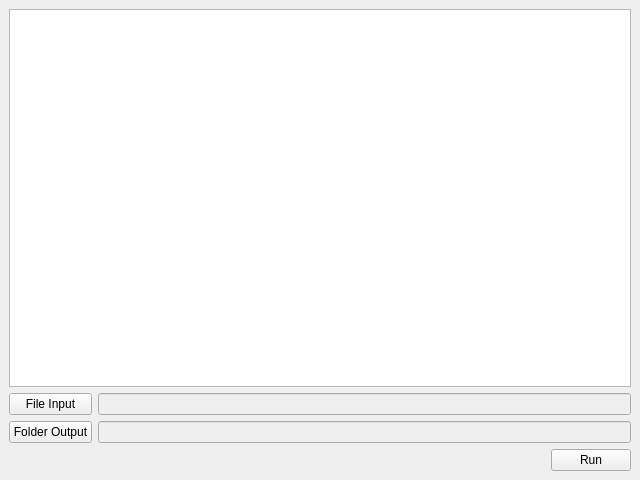
<?xml version="1.0" encoding="UTF-8"?>
<ui version="4.0">
 <class>MainWindow</class>
 <widget class="QMainWindow" name="MainWindow">
  <property name="geometry">
   <rect>
    <x>0</x>
    <y>0</y>
    <width>640</width>
    <height>480</height>
   </rect>
  </property>
  <property name="windowTitle">
   <string>Slurp</string>
  </property>
  <widget class="QWidget" name="centralwidget">
   <layout class="QGridLayout" name="gridLayout">
    <item row="0" column="0" colspan="2">
     <widget class="QTextBrowser" name="log"/>
    </item>
    <item row="1" column="0">
     <widget class="QPushButton" name="button_input">
      <property name="text">
       <string>File Input</string>
      </property>
     </widget>
    </item>
    <item row="2" column="0">
     <widget class="QPushButton" name="button_output">
      <property name="text">
       <string>Folder Output</string>
      </property>
     </widget>
    </item>
    <item row="4" column="1" alignment="Qt::AlignRight">
     <widget class="QPushButton" name="button_run">
      <property name="text">
       <string>Run</string>
      </property>
     </widget>
    </item>
    <item row="1" column="1">
     <widget class="QLineEdit" name="text_input">
      <property name="enabled">
       <bool>false</bool>
      </property>
     </widget>
    </item>
    <item row="2" column="1">
     <widget class="QLineEdit" name="text_output">
      <property name="enabled">
       <bool>false</bool>
      </property>
     </widget>
    </item>
   </layout>
  </widget>
 </widget>
 <resources/>
 <connections/>
</ui>
